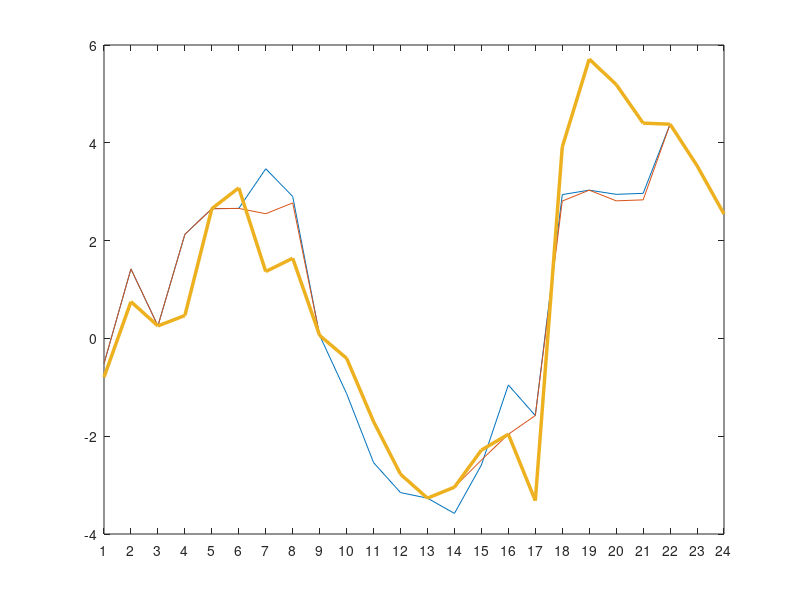

This chart was generated by the following MATLAB code: (Note: this script raises an error after producing the figure.)
clear all;clc;
%plot the results of multiple imitation learning
data=csvread('comparative_cost_soc51.csv');
proposed_method = data(1,:);
dp = data(2,:);
Aggregated_Q = data(3,:);
%cooperative_method = data(4,:);

t=1:1:24;
figure()
% plot(t,proposed_method,t,dp,t,Aggregated_Q,t,cooperative_method,'LineWidth', 2.5)
plot(t,proposed_method,t,dp,t,Aggregated_Q,'LineWidth', 2.5)
ylim([-4 6])
set(gca, 'xlim', [1,24], 'xtick', 1:24)
xlabel('Time(hour)',fontsize=12)
ylabel('Cost($)',fontsize=12)
% legend('Proposed Method','DP','Aggregated Q','Cooperative Q-learning',fontsize=12)
legend('MAIL','DP','Aggregated Q',fontsize=12)
ax = gca;
ax.FontSize = 12;
title('Cost of different units')


t=1:1:24;
figure()
plot(t,proposed_method,t,dp,'LineWidth', 2.5)
ylim([-4 6])
set(gca, 'xlim', [1,24], 'xtick', 1:24)
xlabel('Time(hour)',fontsize=12)
ylabel('Cost($)',fontsize=12)
legend('MAIL','DP',fontsize=12)
ax = gca;
ax.FontSize = 12;
title('Cost of MAIL and DP methods')

 
